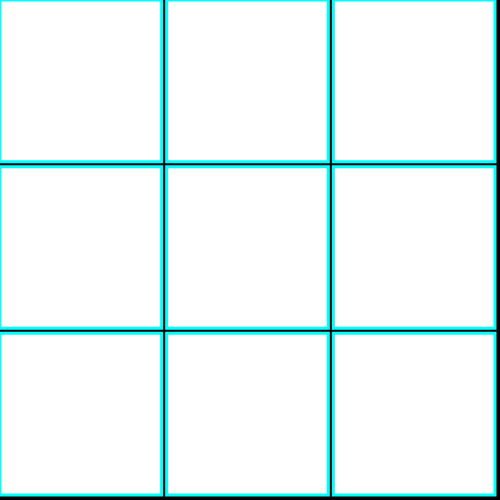
Frame 1 (no input)
Frame 60 (no input): identical to frame 1, image omitted
Frame 120 (the mouse pressed at the canvas centre since frame 60): identical to frame 1, image omitted

The p5.js sketch that drew this single still picture (run headless with seeded random() and noise() and a simulated clock; from frame 60 on, the mouse is pressed at the canvas centre):

// p5.js sketch
// ── sketch.js
var canvasSize = 500
var rectSize = canvasSize/3 -5;

function setup() {
  createCanvas(canvasSize, canvasSize);
}

function draw() {
  background(0);
  for (var i = 0; i < 3; i++) {
    for (var j = 0; j < 3; j++) {
      fill(255);
      stroke(0,255,255);
      strokeWeight(3);
      rect((canvasSize / 3)*i, (canvasSize / 3)*j, rectSize, rectSize);
    }
  }
}
